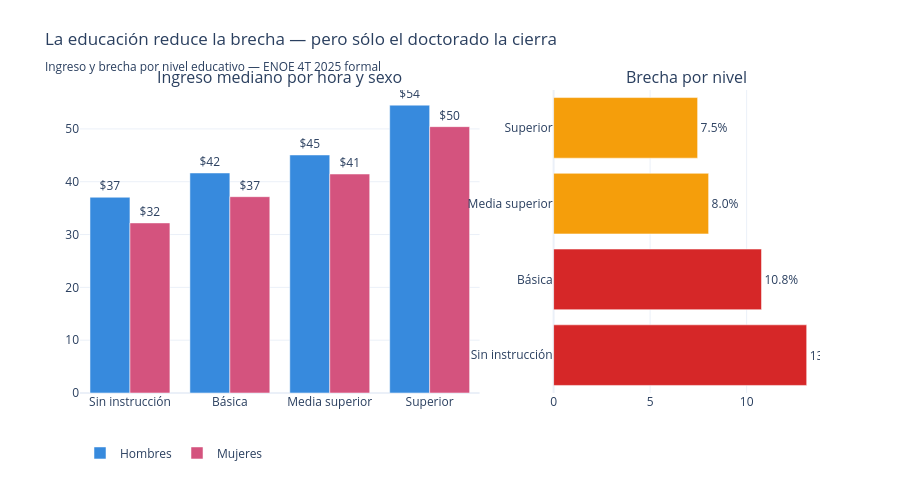

The notebook cell this image was saved under:
### Markdown cell above
---
## Sección 6 del tablero — Educación y ciclo de vida

> **Cita BBVA**: *"A medida que se avanza en el nivel de escolaridad, tiende a aumentar el salario y disminuir el número de horas trabajadas. La diferencia de horas trabajadas entre hombres y mujeres también tiende a disminuir... En doctorado, la brecha es de 2.0%."*

### G5 — La educación reduce la brecha, pero no la elimina

### Code cell
rows_edu = []
for edu in orden_edu:
    b = brecha_grupo(d25[d25['nivel_educ'] == edu])
    rows_edu.append({'nivel_educ': edu, **b})
df_edu = pd.DataFrame(rows_edu)

fig_g5 = make_subplots(
    rows=1, cols=2, column_widths=[0.6, 0.4],
    subplot_titles=['Ingreso mediano por hora y sexo', 'Brecha por nivel']
)

# Barras agrupadas H vs M
fig_g5.add_trace(go.Bar(
    x=df_edu['nivel_educ'], y=df_edu['ih'],
    name='Hombres', marker_color=COLOR_H,
    text=[f'${v:.0f}' for v in df_edu['ih']],
    textposition='outside'
), row=1, col=1)
fig_g5.add_trace(go.Bar(
    x=df_edu['nivel_educ'], y=df_edu['im'],
    name='Mujeres', marker_color=COLOR_M,
    text=[f'${v:.0f}' for v in df_edu['im']],
    textposition='outside'
), row=1, col=1)

# Barras horizontales de brecha
colores_b = [COLOR_ROJO if v > 9 else COLOR_AMBAR if v > 5 else COLOR_VERDE for v in df_edu['brecha']]
fig_g5.add_trace(go.Bar(
    y=df_edu['nivel_educ'], x=df_edu['brecha'],
    orientation='h', marker_color=colores_b, showlegend=False,
    text=[f'{v:.1f}%' for v in df_edu['brecha']],
    textposition='outside'
), row=1, col=2)

fig_g5.update_layout(
    title='La educación reduce la brecha — pero sólo el doctorado la cierra<br>'
          '<sub>Ingreso y brecha por nivel educativo — ENOE 4T 2025 formal</sub>',
    template='plotly_white', height=480,
    barmode='group',
    legend=dict(orientation='h', y=-0.15),
    margin=dict(t=90)
)
#fig_g5.write_html(RUTA_DASH / 'g5_brecha_educacion.html', include_plotlyjs='cdn')
fig_g5.show()

### Figure 1 — Plotly figure (JSON) as saved in the notebook; plotly's stock layout.template omitted (floating-point values rounded to 4 significant figures)
{"data": [{"marker": {"color": "#378ADD"}, "name": "Hombres", "text": ["$37", "$42", "$45", "$54"], "textposition": "outside", "type": "bar", "x": ["Sin instrucción", "Básica", "Media superior", "Superior"], "xaxis": "x", "y": [37.06, 41.66, 45.07, 54.5], "yaxis": "y"}, {"marker": {"color": "#D4537E"}, "name": "Mujeres", "text": ["$32", "$37", "$41", "$50"], "textposition": "outside", "type": "bar", "x": ["Sin instrucción", "Básica", "Media superior", "Superior"], "xaxis": "x", "y": [32.2, 37.17, 41.46, 50.43], "yaxis": "y"}, {"marker": {"color": ["#d62728", "#d62728", "#f59e0b", "#f59e0b"]}, "orientation": "h", "showlegend": false, "text": ["13.1%", "10.8%", "8.0%", "7.5%"], "textposition": "outside", "type": "bar", "x": [13.11, 10.77, 8.03, 7.46], "xaxis": "x2", "y": ["Sin instrucción", "Básica", "Media superior", "Superior"], "yaxis": "y2"}], "layout": {"annotations": [{"font": {"size": 16}, "showarrow": false, "text": "Ingreso mediano por hora y sexo", "x": 0.27, "xanchor": "center", "xref": "paper", "y": 1, "yanchor": "bottom", "yref": "paper"}, {"font": {"size": 16}, "showarrow": false, "text": "Brecha por nivel", "x": 0.82, "xanchor": "center", "xref": "paper", "y": 1, "yanchor": "bottom", "yref": "paper"}], "barmode": "group", "height": 480, "legend": {"orientation": "h", "y": -0.15}, "margin": {"t": 90}, "title": {"text": "La educación reduce la brecha — pero sólo el doctorado la cierra<br><sub>Ingreso y brecha por nivel educativo — ENOE 4T 2025 formal</sub>"}, "xaxis": {"anchor": "y", "domain": [0, 0.54]}, "xaxis2": {"anchor": "y2", "domain": [0.64, 1]}, "yaxis": {"anchor": "x", "domain": [0, 1]}, "yaxis2": {"anchor": "x2", "domain": [0, 1]}}}
